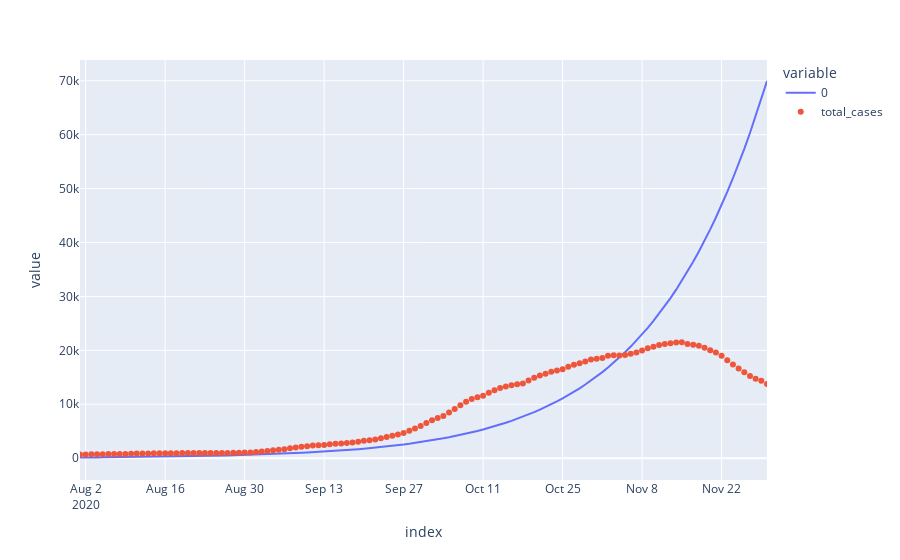

Notebook code cell kept with this figure:
### Code cell
plot_start_date = datetime(2020, 8, 1)
analysis_end_date = datetime(2020, 11, 30)

# plot = model_2.get_outputs_df()["IXage_60"].plot()
plot = pd.DataFrame(total_cases_pred).plot()
plot.update_xaxes(range=(plot_start_date, analysis_end_date))
plot.add_trace(go.Scatter(x=total_cases.index, y=total_cases["cases"], mode='markers', name='total_cases'))
#pd.options.plotting.backend = "plotly" #To allow plotly graphic. Swich to "matplotlib" if facing some troubles while ploting
#pivot_df["total_cases"].plot.area()

### Figure 1 — Plotly figure (JSON) as saved in the notebook; plotly's stock layout.template omitted (floating-point values rounded to 4 significant figures; data arrays with more than 128 entries replaced by an {"elided": "..."} marker saying what was removed)
{"data": [{"hovertemplate": "variable=0<br>index=%{x}<br>value=%{y}<extra></extra>", "legendgroup": "0", "line": {"color": "#636efa", "dash": "solid"}, "marker": {"symbol": "circle"}, "mode": "lines", "name": "0", "orientation": "v", "showlegend": true, "type": "scatter", "x": {"elided": "169 str values"}, "xaxis": "x", "y": {"elided": "169 float values"}, "yaxis": "y"}, {"mode": "markers", "name": "total_cases", "type": "scatter", "x": {"elided": "200 str values"}, "y": {"elided": "200 float values"}}], "layout": {"legend": {"title": {"text": "variable"}, "tracegroupgap": 0}, "margin": {"t": 60}, "xaxis": {"anchor": "y", "domain": [0, 1], "range": ["2020-08-01T00:00:00", "2020-11-30T00:00:00"], "title": {"text": "index"}}, "yaxis": {"anchor": "x", "domain": [0, 1], "title": {"text": "value"}}}}
